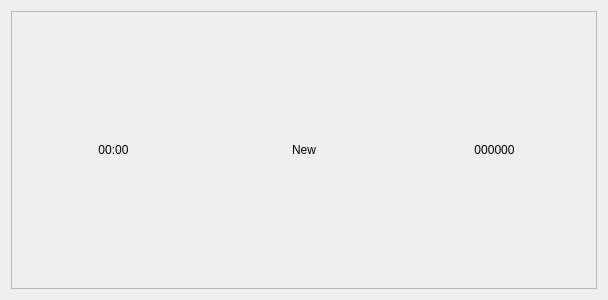
<?xml version="1.0" encoding="UTF-8"?>
<ui version="4.0">
 <class>serviceItem</class>
 <widget class="QWidget" name="serviceItem">
  <property name="geometry">
   <rect>
    <x>0</x>
    <y>0</y>
    <width>608</width>
    <height>300</height>
   </rect>
  </property>
  <property name="windowTitle">
   <string>Form</string>
  </property>
  <property name="windowOpacity">
   <double>1.000000000000000</double>
  </property>
  <property name="autoFillBackground">
   <bool>true</bool>
  </property>
  <layout class="QHBoxLayout" name="horizontalLayout">
   <item>
    <widget class="QFrame" name="frame">
     <property name="focusPolicy">
      <enum>Qt::ClickFocus</enum>
     </property>
     <property name="frameShape">
      <enum>QFrame::StyledPanel</enum>
     </property>
     <property name="frameShadow">
      <enum>QFrame::Raised</enum>
     </property>
     <layout class="QHBoxLayout" name="horizontalLayout_2">
      <item>
       <widget class="QLabel" name="time">
        <property name="frameShape">
         <enum>QFrame::NoFrame</enum>
        </property>
        <property name="frameShadow">
         <enum>QFrame::Raised</enum>
        </property>
        <property name="text">
         <string>00:00</string>
        </property>
        <property name="alignment">
         <set>Qt::AlignCenter</set>
        </property>
       </widget>
      </item>
      <item>
       <widget class="QLabel" name="data">
        <property name="frameShape">
         <enum>QFrame::NoFrame</enum>
        </property>
        <property name="frameShadow">
         <enum>QFrame::Raised</enum>
        </property>
        <property name="text">
         <string>New</string>
        </property>
        <property name="alignment">
         <set>Qt::AlignCenter</set>
        </property>
       </widget>
      </item>
      <item>
       <widget class="QLabel" name="id">
        <property name="frameShape">
         <enum>QFrame::NoFrame</enum>
        </property>
        <property name="frameShadow">
         <enum>QFrame::Raised</enum>
        </property>
        <property name="text">
         <string>000000</string>
        </property>
        <property name="alignment">
         <set>Qt::AlignCenter</set>
        </property>
       </widget>
      </item>
     </layout>
    </widget>
   </item>
  </layout>
 </widget>
 <resources/>
 <connections/>
</ui>
